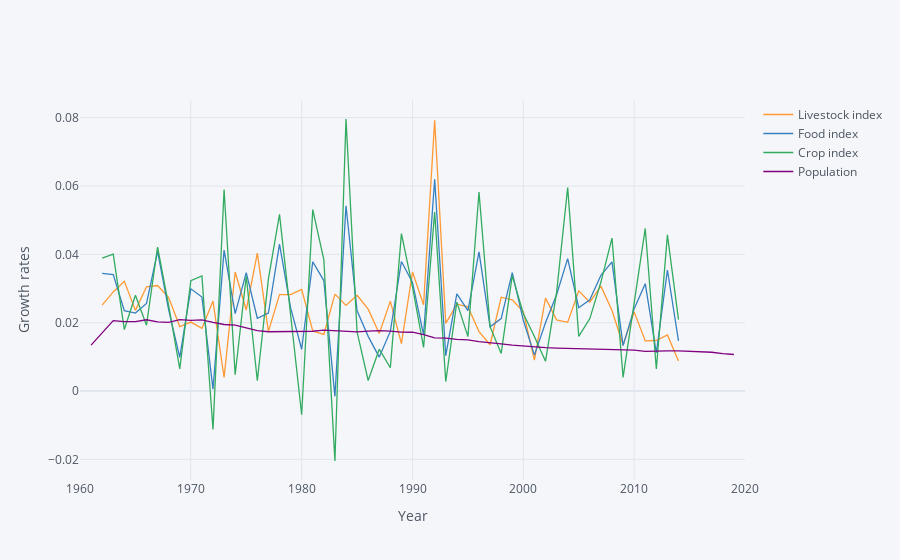

Notebook code cell kept with this figure:
### Markdown cell above
And here in growth rates:

### Code cell
np.log(food).diff().iplot(xTitle="Year",yTitle="Growth rates")
